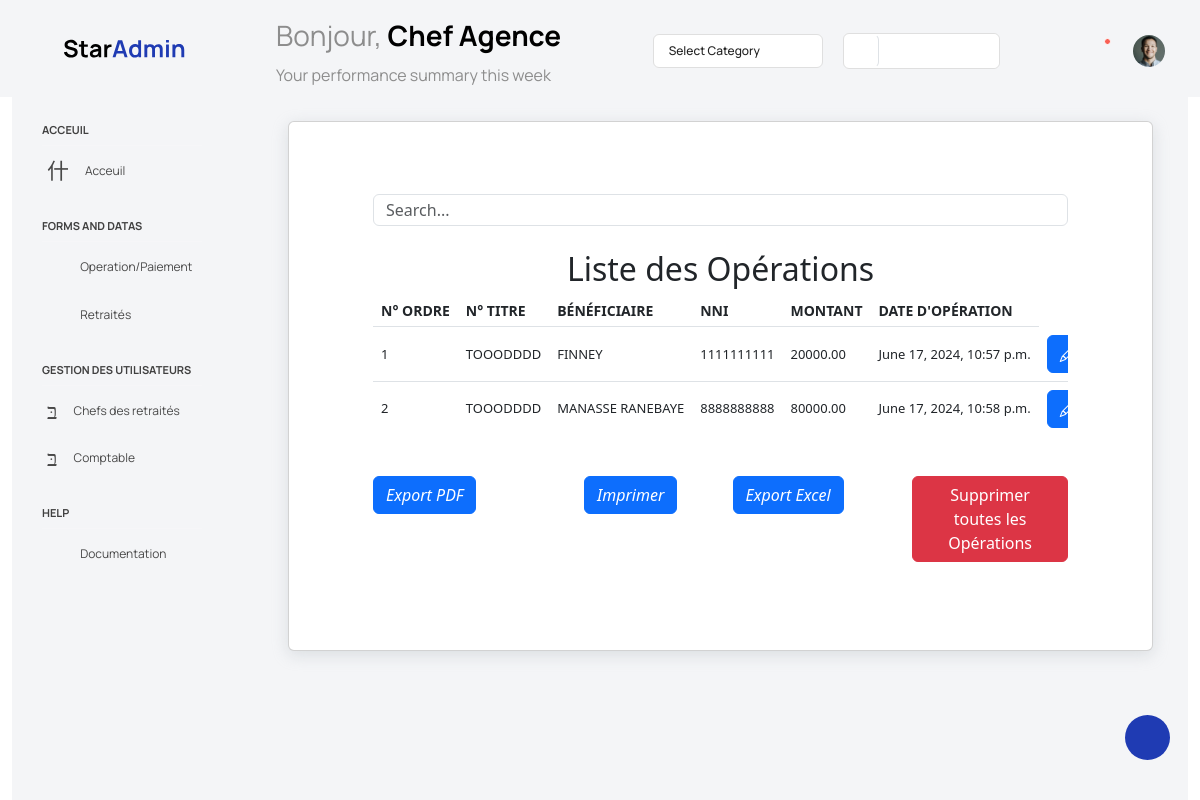
/appchefagence/voir_operation/, run on the app's committed database.
### AppChefAgence/models.py (models this page shows, shortened)
class OperateRetraite(models.Model):
    ordre = models.IntegerField()
    Numero_titre = models.ForeignKey(ListRetraite, on_delete=models.CASCADE, blank=True, null=True)
    montant = models.DecimalField(max_digits=10, decimal_places=2)
    beneficiaire = models.CharField(max_length=255, default='')
    nni = models.CharField(max_length=10, validators=[RegexValidator(r'^[0-9]{10}$', 'Le NNI doit contenir exactement 10 chiffres.')], default='')
    date_operation = models.DateTimeField(auto_now_add=True)
    class Meta:
        ordering = ['date_operation']

class ListRetraite(models.Model):
    ordre = models.IntegerField(default=0)
    titre = models.CharField(max_length=8, validators=[RegexValidator(r'^[a-zA-Z0-9]{8}$', 'Le titre doit contenir 8 caractères alphanumériques.')])
    beneficiaire = models.CharField(max_length=255, default='')
    nni = models.CharField(max_length=10, validators=[RegexValidator(r'^[0-9]{10}$', 'Le NNI doit contenir exactement 10 chiffres.')], default='')
    date_retraite = models.DateField()
    ville = models.CharField(max_length=100)
    age = models.IntegerField()
    telephone = models.CharField(max_length=20)
    created_at = models.DateTimeField(auto_now_add=True)
    def __str__(self):
        return self.titre
    class Meta:
        ordering = ['created_at']

### AppChefAgence/views.py (the view)
# urls.py: path('voir_operation/', VoirOperation, name="voir_operation"),
def VoirOperation(request):
    operations = OperateRetraite.objects.all()
    paginator = Paginator(operations, 50)
    page_number = request.GET.get('page')
    page_obj = paginator.get_page(page_number)
    total_montant = operations.aggregate(total_montant=Sum('montant'))['total_montant']
    if total_montant is None:
        total_montant = 0
    return render(request, 'View_list_operation.html', { 'page_obj': page_obj,  'total_montant': total_montant})

### AppChefAgence/templates/View_list_operation.html (shortened to what this page needs)
{% extends 'base_Branch_manage.html' %}
{% block content_Branch_manage %}
  <div class="main-panel">
    <div class="content-wrapper">
      <div class="row">
        <div class="col-12 grid-margin stretch-card">
          <div class="card">
            <div class="card-body">
              <div class="container">
                <div class="p-5 bg-white">
                  <div class="row">
                    <div class="col">
                      <div class="form-group">
                        <input id="search" class="form-control" type="search" placeholder="Search..." />
                      </div>
                      <h2 class="col-12 text-center">Liste des Opérations</h2>
                      {% if page_obj %}
                        <div class="table-responsive">
                          <table class="table table-hover">
                            <thead>
                              <tr>
                                <th scope="col">N° ORDRE</th>
                                <th scope="col">N° TITRE</th>
                                <th scope="col">BÉNÉFICIAIRE</th>
                                <th scope="col">NNI</th>
                                <th scope="col">MONTANT</th>
                                <th scope="col">DATE D'OPÉRATION</th>
                              </tr>
                            </thead>
                            <tbody id="myTable">
                              {% for item in page_obj %}
                                <tr>
                                  <td>{{ item.ordre }}</td>
                                  <td>{{ item.Numero_titre }}</td>
                                  <td>{{ item.beneficiaire }}</td>
                                  <td>{{ item.nni }}</td>
                                  <td>{{ item.montant }}</td>
                                  <td>{{ item.date_operation }}</td>
                                  <td>
                                    <a href="{% url 'modification_operation' item.id %}" class="btn btn-primary btn-md text-whites">
                                      <i class="bi bi-pencil"></i>
                                    </a>
                                  </td>
                                </tr>
                              {% endfor %}
                            </tbody>
                          </table>
                        </div>
                        <div class="row">
                          <div class="col text-right">
                            <div style="font-style: italic;">
                              <div class="row">
                                  <div class="col  mt-4  text-left">
                                    <div style="font-style: italic;">
                                      <p style="display: inline-block;">
                                        <a href="{% url 'created_pdf' %}" class="btn btn-primary btn-md text-whites">Export PDF</a>
                                      </p>
                                    </div>
                                  </div>
                                  <div class="col mt-4 text-center">
                                      <div style="font-style: italic;">
                                        <p style="display: inline-block; ">
                                            <a href="{% url 'print' %}" class="btn btn-primary btn-md text-whites">Imprimer</a>
                                        </p>
                                      </div>
                                  </div>
                                <div class="col mt-4 text-right">
                                  <div style="font-style: italic;">
                                    <p style="display: inline-block;">
                                        <a href="{% url 'export_excel' %}" class="btn btn-primary btn-md text-whites">Export Excel</a>
                                    </p>
                                  </div>
                                </div>
                                <div class="col mt-4 text-center">
                                  <div style="font-style: italic;">
                                    <p style="display: inline-block;">
                                      <button type="button" class="btn btn-danger btn-md text-whites" data-toggle="modal" data-target="#deleteAllModal">Supprimer toutes les Opérations</button>
                                    </p>
                                  </div>
                                </div>
                              </div>
                          </div>
                        </div>
                      {% else %}
                        <h2 class="col-12 text-center">Pas d'enregistrement</h2>
                      {% endif %}
                    </div>
                  </div>
                </div>
              </div>
            </div>
          </div>
        </div>
      </div>
    </div>
  </div>
{% endblock %}

### AppChefAgence/templates/Base_branch_manage.html (shortened to what this page needs)
<!DOCTYPE html>
{% load static %}
<html lang="en">
<head>
<link rel="stylesheet" href="{% static 'static/vendors/feather/feather.css' %}">
<link rel="stylesheet" href="{% static 'static/vendors/mdi/css/materialdesignicons.min.css' %}">
<link rel="stylesheet" href="{% static 'static/vendors/ti-icons/css/themify-icons.css' %}">
<link rel="stylesheet" href="{% static 'static/vendors/typicons/typicons.css' %}">
<link rel="stylesheet" href="{% static 'static/vendors/simple-line-icons/css/simple-line-icons.css' %}">
<link rel="stylesheet" href="{% static 'static/vendors/css/vendor.bundle.base.css' %}">
<link rel="stylesheet" href="{% static 'static/js/select.dataTables.min.css' %}">
<link rel="stylesheet" href="{% static 'static/css/vertical-layout-light/style.css' %}">
<link href="https://cdn.jsdelivr.net/npm/bootstrap@5.3.0-alpha1/dist/css/bootstrap.min.css" rel="stylesheet">
<link href="https://cdn.jsdelivr.net/npm/bootstrap-icons/font/bootstrap-icons.css" rel="stylesheet">
</head>
<body>
  {% include '_navbar_Branch_manage.html' %}
  {% include '_sidebar_Branch_manage.html' %}
  {% block  content_Branch_manage%}
  {% endblock content_Branch_manage %}
</div>
</body>
</html>

### AppChefAgence/templates/_navbar_Branch_manage.html (shortened to what this page needs)
{% load static %}
<div class="container-scroller">
  <nav class="navbar default-layout col-lg-12 col-12 p-0 fixed-top d-flex align-items-top flex-row">
    <div class="text-center navbar-brand-wrapper d-flex align-items-center justify-content-start">
      <div class="me-3">
        <button class="navbar-toggler navbar-toggler align-self-center" type="button" data-bs-toggle="minimize">
          <span class="icon-menu"></span>
        </button>
      </div>
      <div>
        <a class="navbar-brand brand-logo" href="index.html">
          <img src="{% static 'static/images/logo.svg' %}" alt="logo" />
        </a>
      </div>
    </div>
    <div class="navbar-menu-wrapper d-flex align-items-top">
      <ul class="navbar-nav">
        <li class="nav-item font-weight-semibold d-none d-lg-block ms-0">
          <h1 class="welcome-text">Bonjour, <span class="text-black fw-bold">Chef Agence</span></h1>
          <h3 class="welcome-sub-text">Your performance summary this week </h3>
        </li>
      </ul>
      <ul class="navbar-nav ms-auto">
        <li class="nav-item dropdown d-none d-lg-block">
          <a class="nav-link dropdown-bordered dropdown-toggle dropdown-toggle-split" id="messageDropdown" href="#" data-bs-toggle="dropdown" aria-expanded="false"> Select Category </a>
        </li>
        <li class="nav-item d-none d-lg-block">
          <div id="datepicker-popup" class="input-group date datepicker navbar-date-picker">
            <span class="input-group-addon input-group-prepend border-right">
              <span class="icon-calendar input-group-text calendar-icon"></span>
            </span>
            <input type="text" class="form-control">
          </div>
        </li>
        <li class="nav-item">
          <form class="search-form" action="#">
            <i class="icon-search"></i>
            <input type="search" class="form-control" placeholder="Search Here" title="Search here">
          </form>
        </li>
        <li class="nav-item dropdown">
          <a class="nav-link count-indicator" id="notificationDropdown" href="#" data-bs-toggle="dropdown">
            <i class="icon-mail icon-lg"></i>
          </a>
        </li>
        <li class="nav-item dropdown">
          <a class="nav-link count-indicator" id="countDropdown" href="#" data-bs-toggle="dropdown" aria-expanded="false">
            <i class="icon-bell"></i>
            <span class="count"></span>
          </a>
        </li>
        <li class="nav-item dropdown d-none d-lg-block user-dropdown">
          <a class="nav-link" id="UserDropdown" href="#" data-bs-toggle="dropdown" aria-expanded="false">
            <img class="img-xs rounded-circle" src="{% static 'static/images/faces/face8.jpg' %}" alt="Profile image"> </a>
        </li>
      </ul>
    </div>
  </nav>

### AppChefAgence/templates/_sidebar_Branch_manage.html (shortened to what this page needs)
{% load static %}
<div class="container-fluid page-body-wrapper">
  <div class="theme-setting-wrapper">
    <div id="settings-trigger"><i class="ti-settings"></i></div>
  </div>
  <nav class="sidebar sidebar-offcanvas" id="sidebar">
    <ul class="nav">
      <li class="nav-item nav-category">Acceuil</li>
      <li class="nav-item">
        <a class="nav-link" data-bs-toggle="collapse" href="#icons" aria-expanded="false" aria-controls="icons">
          <i class="menu-icon mdi mdi-layers-outline"></i>
          <span class="menu-title">Acceuil</span>
          <i class="menu-arrow"></i>
        </a>
      </li>
      <li class="nav-item nav-category">Forms and Datas</li>
      <li class="nav-item">
        <a class="nav-link" data-bs-toggle="collapse" href="#ui-basic" aria-expanded="false" aria-controls="ui-basic">
          <i class="menu-icon mdi mdi-floor-plan"></i>
          <span class="menu-title">Operation/Paiement</span>
          <i class="menu-arrow"></i>
        </a>
      </li>
      <li class="nav-item">
        <a class="nav-link" data-bs-toggle="collapse" href="#tables" aria-expanded="false" aria-controls="tables">
          <i class="menu-icon mdi mdi-table"></i>
          <span class="menu-title">Retraités</span>
          <i class="menu-arrow"></i>
        </a>
      </li>
      <li class="nav-item nav-category">Gestion des utilisateurs</li>
      <li class="nav-item">
        <a class="nav-link" data-bs-toggle="collapse" href="#auth" aria-expanded="false" aria-controls="auth">
          <i class="menu-icon mdi mdi-account-circle-outline"></i>
          <span class="menu-title">Chefs des retraités</span>
          <i class="menu-arrow"></i>
        </a>
      </li>
      <li class="nav-item">
        <a class="nav-link" data-bs-toggle="collapse" href="#auth" aria-expanded="false" aria-controls="auth">
          <i class="menu-icon mdi mdi-account-circle-outline"></i>
          <span class="menu-title">Comptable</span>
          <i class="menu-arrow"></i>
        </a>
      </li>
      <li class="nav-item nav-category">help</li>
      <li class="nav-item">
        <a class="nav-link" href="http://bootstrapdash.com/demo/star-admin2-free/docs/documentation.html">
          <i class="menu-icon mdi mdi-file-document"></i>
          <span class="menu-title">Documentation</span>
        </a>
      </li>
    </ul>
  </nav>

### data on the page
OperateRetraite: ordre "1", Numero_titre "TOOODDDD", beneficiaire "FINNEY", nni "1111111111", montant "20000.00", date_operation "June 17, 2024, 10:57 p.m."
OperateRetraite: ordre "2", Numero_titre "TOOODDDD", beneficiaire "MANASSE RANEBAYE", nni "8888888888", montant "80000.00", date_operation "June 17, 2024, 10:58 p.m."
